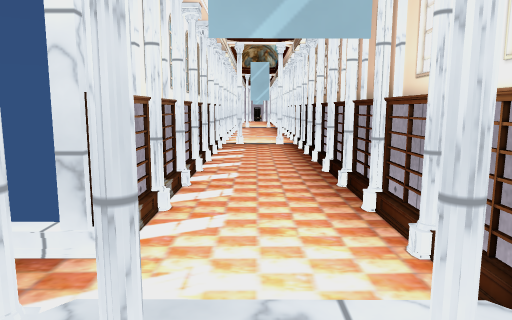
View 1 (above)

13 first-person views from a walk through a Unity game level. The camera is 1.4 m above the floor, tilts 8° down and sees 70° across. The floor is counted in squares, 1 m on a side. Each view is taken from the middle of a square. On the plan, view 1 faces up. The plan holds only what a view shows up to about 16 squares ahead; the rest is blank. The place goes on beyond the plan. Some surface patterns are stand-ins.

View 2
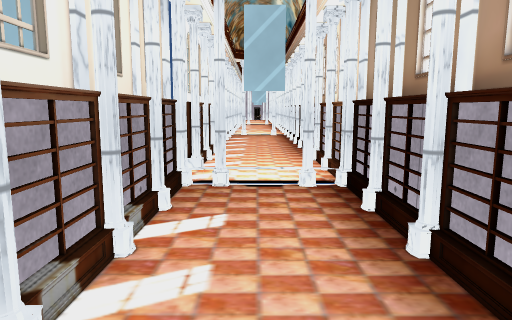

View 3
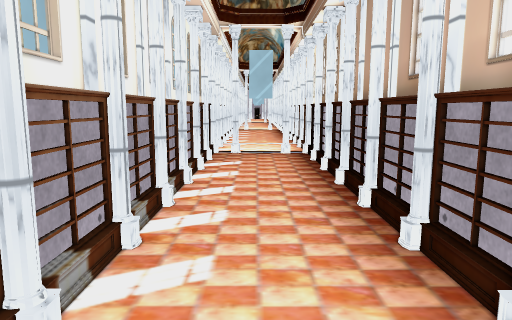

View 4
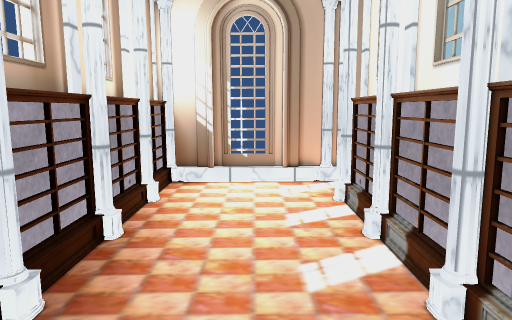

View 5
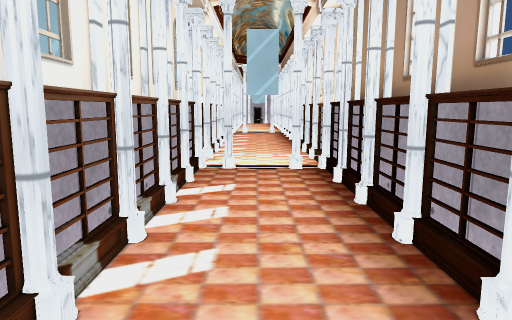

View 6
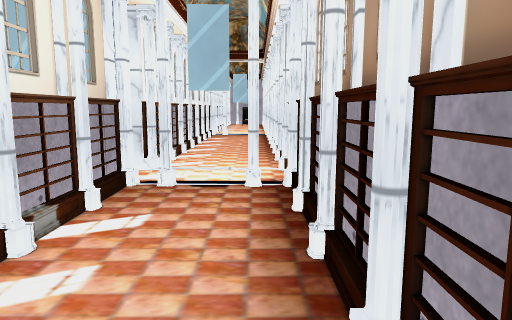

View 7
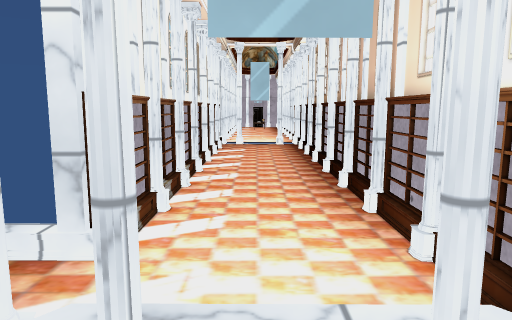

View 8
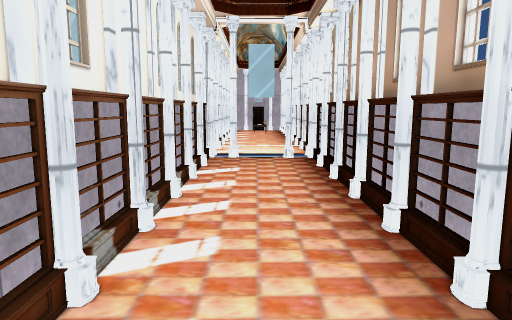

View 9
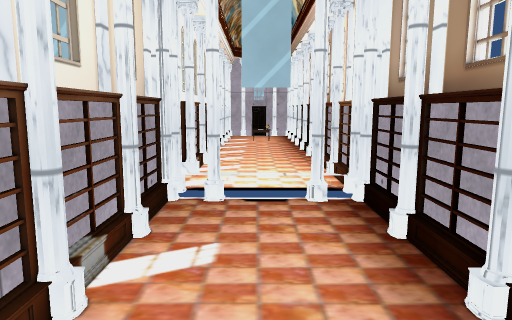

View 10
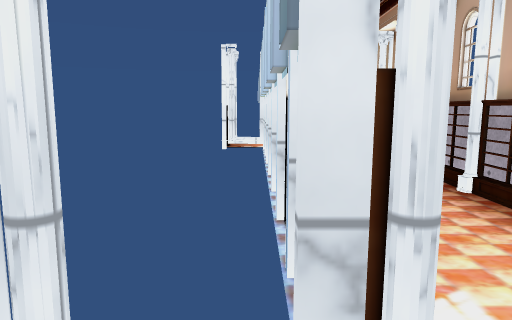

View 11
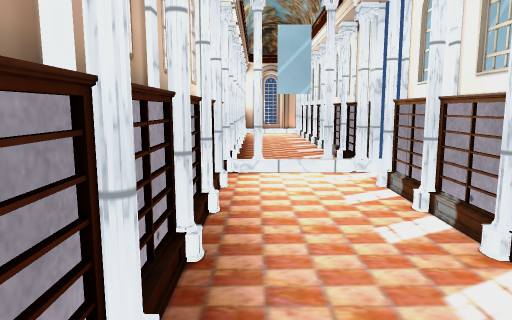

View 12
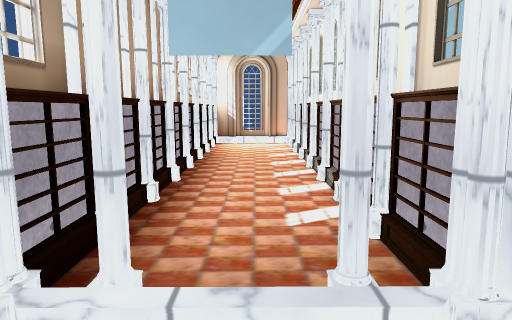

View 13
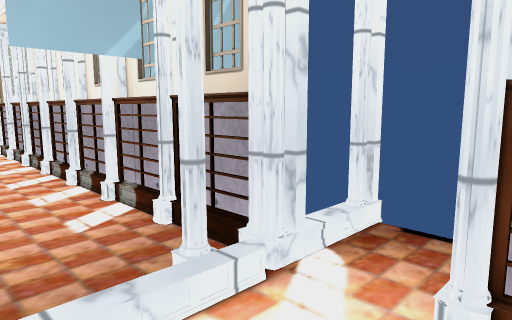

### Floor plan
Points are (right, up) in squares from view 1. A wall is a line through its corners. A room is listed if a view was taken in it or the views show most of it. See-through windows are left out.
Room 1 (views 1, 2, 3, 4)
walls: (0.8, -10.9) (1.2, -11.1); (0.7, -11) (1.2, -11); (-0.9, -11) (-0.4, -11); (-2.1, -11.1) (1.8, -11.1) (1.8, 1.6); (-1.2, 1.5) (-1.8, 1.5); (-1.5, 2) (-1.5, -9.6)
ways out: opening at (0, 2) to room 2; gap at (0, -11)
Room 2 (views 5, 6, 7, 11, 12, 13)
walls: (-1.5, 1.9) (-0.5, 1.8); (0.8, 1.7) (1.7, 1.9); (-1.1, 14.5) (-1.8, 14.5); (1.8, 1.6) (1.8, 14.6); (-1.5, 14.9) (-1.5, 3.3) (-1.9, 3.3)
ways out: opening at (0, 2) to room 1; opening at (0, 15) to room 3
Room 3 (views 8, 9, 10)
walls: (1.8, 14.6) (1.8, 27.8); (-1.5, 27.8) (-1.5, 16.3) (-1.9, 16.3); (-1.2, 28.1) (-1.8, 28.1)
ways out: opening at (0, 15) to room 2; opening at (1, 28) to room 4; gap at (-1, 28) to room 4
Room 4 (no view inside)
walls: (-1.1, 29.6) (-3.2, 29.6); (1.8, 28.5) (1.8, 30.5)
ways out: opening at (1, 28) to room 3; gap at (-1, 28) to room 3

Positions as (right, up) in squares from view 1, and headings:
1: (0, 0), facing up
2: (0, -5), facing up
3: (0, -10), facing up
4: (0, -4), facing down
5: (0, 6), facing up
6: (1, 8), facing up
7: (0, 13), facing up
8: (0, 17), facing up
9: (0, 22), facing up
10: (-2, 15), facing up
11: (1, 10), facing down
12: (0, 4), facing down
13: (1, 4), facing down-left
